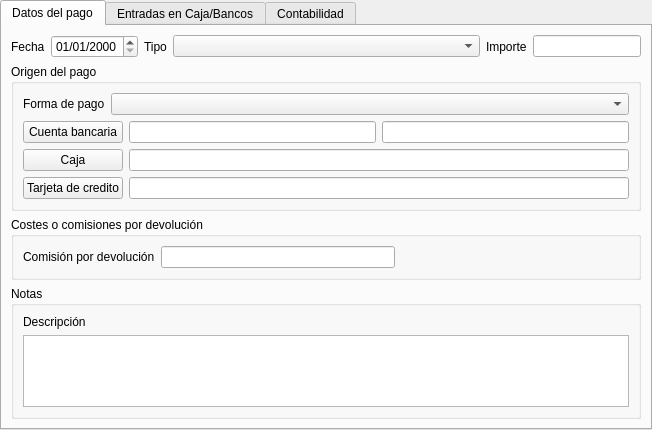
<?xml version="1.0" encoding="UTF-8"?>
<ui version="4.0">
 <class>Form</class>
 <widget class="QWidget" name="Form">
  <property name="geometry">
   <rect>
    <x>0</x>
    <y>0</y>
    <width>652</width>
    <height>422</height>
   </rect>
  </property>
  <property name="windowTitle">
   <string>Pagos y devoluciones</string>
  </property>
  <layout class="QVBoxLayout" name="verticalLayout_2">
   <property name="leftMargin">
    <number>0</number>
   </property>
   <property name="topMargin">
    <number>0</number>
   </property>
   <property name="rightMargin">
    <number>0</number>
   </property>
   <property name="bottomMargin">
    <number>0</number>
   </property>
   <item>
    <widget class="QTabWidget" name="tabWidget">
     <property name="enabled">
      <bool>true</bool>
     </property>
     <property name="currentIndex">
      <number>0</number>
     </property>
     <widget class="QWidget" name="tab">
      <attribute name="title">
       <string>Datos del pago</string>
      </attribute>
      <layout class="QGridLayout" name="gridLayout">
       <item row="0" column="0">
        <widget class="QLabel" name="label">
         <property name="sizePolicy">
          <sizepolicy hsizetype="Maximum" vsizetype="Preferred">
           <horstretch>0</horstretch>
           <verstretch>0</verstretch>
          </sizepolicy>
         </property>
         <property name="text">
          <string>Fecha</string>
         </property>
         <property name="buddy">
          <cstring>db_fecha</cstring>
         </property>
        </widget>
       </item>
       <item row="0" column="1">
        <widget class="DBDateTimeEdit" name="db_fecha">
         <property name="sizePolicy">
          <sizepolicy hsizetype="Maximum" vsizetype="Fixed">
           <horstretch>0</horstretch>
           <verstretch>0</verstretch>
          </sizepolicy>
         </property>
         <property name="displayFormat">
          <string>dd/MM/yyyy</string>
         </property>
         <property name="fieldName">
          <string>fecha</string>
         </property>
         <property name="dataEditable">
          <bool>true</bool>
         </property>
        </widget>
       </item>
       <item row="0" column="2">
        <widget class="QLabel" name="label_5">
         <property name="sizePolicy">
          <sizepolicy hsizetype="Maximum" vsizetype="Preferred">
           <horstretch>0</horstretch>
           <verstretch>0</verstretch>
          </sizepolicy>
         </property>
         <property name="text">
          <string>Tipo</string>
         </property>
         <property name="buddy">
          <cstring>db_tipo</cstring>
         </property>
        </widget>
       </item>
       <item row="0" column="3">
        <widget class="DBComboBox" name="db_tipo">
         <property name="fieldName">
          <string>tipo</string>
         </property>
         <property name="dataEditable">
          <bool>true</bool>
         </property>
        </widget>
       </item>
       <item row="0" column="4">
        <widget class="QLabel" name="label_2">
         <property name="sizePolicy">
          <sizepolicy hsizetype="Maximum" vsizetype="Preferred">
           <horstretch>0</horstretch>
           <verstretch>0</verstretch>
          </sizepolicy>
         </property>
         <property name="text">
          <string>Importe</string>
         </property>
         <property name="buddy">
          <cstring>db_importe</cstring>
         </property>
        </widget>
       </item>
       <item row="0" column="5">
        <widget class="DBNumberEdit" name="db_importe">
         <property name="sizePolicy">
          <sizepolicy hsizetype="Maximum" vsizetype="Fixed">
           <horstretch>0</horstretch>
           <verstretch>0</verstretch>
          </sizepolicy>
         </property>
         <property name="fieldName">
          <string>importe</string>
         </property>
         <property name="dataEditable">
          <bool>true</bool>
         </property>
        </widget>
       </item>
       <item row="1" column="0" colspan="6">
        <widget class="QGroupBox" name="groupBox">
         <property name="title">
          <string>Origen del pago</string>
         </property>
         <layout class="QGridLayout" name="gridLayout_2">
          <item row="0" column="0">
           <widget class="QLabel" name="label_7">
            <property name="sizePolicy">
             <sizepolicy hsizetype="Maximum" vsizetype="Preferred">
              <horstretch>0</horstretch>
              <verstretch>0</verstretch>
             </sizepolicy>
            </property>
            <property name="text">
             <string>Forma de pago</string>
            </property>
            <property name="buddy">
             <cstring>db_idformapago</cstring>
            </property>
           </widget>
          </item>
          <item row="0" column="1" colspan="3">
           <widget class="DBComboBox" name="db_idformapago">
            <property name="fieldName">
             <string>idformapago</string>
            </property>
            <property name="listTableModel">
             <string>formaspago</string>
            </property>
            <property name="listColumnName">
             <string>descripcion</string>
            </property>
            <property name="listColumnToSave">
             <string>id</string>
            </property>
            <property name="dataEditable">
             <bool>true</bool>
            </property>
           </widget>
          </item>
          <item row="1" column="2">
           <widget class="DBLineEdit" name="db_cuentasbanco_descripcion">
            <property name="fieldName">
             <string>cuentasbanco.descripcion</string>
            </property>
           </widget>
          </item>
          <item row="1" column="3">
           <widget class="DBLineEdit" name="db_cuentasbanco_ccc">
            <property name="fieldName">
             <string>cuentasbanco.ccc</string>
            </property>
           </widget>
          </item>
          <item row="2" column="0" colspan="2">
           <widget class="DBChooseRecordButton" name="db_idcaja">
            <property name="text">
             <string>Caja</string>
            </property>
            <property name="fieldName">
             <string>idcaja</string>
            </property>
            <property name="dataEditable">
             <bool>true</bool>
            </property>
           </widget>
          </item>
          <item row="2" column="2" colspan="2">
           <widget class="DBLineEdit" name="db_tarjetascredito">
            <property name="fieldName">
             <string>cajas.nombre</string>
            </property>
           </widget>
          </item>
          <item row="3" column="0" colspan="2">
           <widget class="DBChooseRecordButton" name="db_idtarjeta">
            <property name="text">
             <string>Tarjeta de credito</string>
            </property>
            <property name="fieldName">
             <string>idtarjeta</string>
            </property>
            <property name="dataEditable">
             <bool>true</bool>
            </property>
           </widget>
          </item>
          <item row="3" column="2" colspan="2">
           <widget class="DBLineEdit" name="db_tarjetascredito_2">
            <property name="fieldName">
             <string>tarjetascredito.descripcion</string>
            </property>
           </widget>
          </item>
          <item row="1" column="0" colspan="2">
           <widget class="DBChooseRecordButton" name="db_idcuenta">
            <property name="text">
             <string>Cuenta bancaria</string>
            </property>
            <property name="fieldName">
             <string>idcuenta</string>
            </property>
            <property name="dataEditable">
             <bool>true</bool>
            </property>
           </widget>
          </item>
         </layout>
        </widget>
       </item>
       <item row="2" column="0" colspan="6">
        <widget class="QGroupBox" name="gbComisiones">
         <property name="title">
          <string>Costes o comisiones por devolución</string>
         </property>
         <layout class="QHBoxLayout" name="horizontalLayout_3">
          <item>
           <widget class="QLabel" name="label_6">
            <property name="text">
             <string>Comisión por devolución</string>
            </property>
            <property name="buddy">
             <cstring>db_costedevolucion</cstring>
            </property>
           </widget>
          </item>
          <item>
           <widget class="DBNumberEdit" name="db_costedevolucion">
            <property name="fieldName">
             <string>costedevolucion</string>
            </property>
            <property name="dataEditable">
             <bool>true</bool>
            </property>
           </widget>
          </item>
          <item>
           <spacer name="horizontalSpacer">
            <property name="orientation">
             <enum>Qt::Horizontal</enum>
            </property>
            <property name="sizeHint" stdset="0">
             <size>
              <width>0</width>
              <height>0</height>
             </size>
            </property>
           </spacer>
          </item>
         </layout>
        </widget>
       </item>
       <item row="3" column="0" colspan="6">
        <widget class="QGroupBox" name="groupBox_2">
         <property name="title">
          <string>Notas</string>
         </property>
         <layout class="QGridLayout" name="gridLayout_3">
          <item row="0" column="0">
           <widget class="QLabel" name="label_9">
            <property name="text">
             <string>Descripción</string>
            </property>
           </widget>
          </item>
          <item row="1" column="0">
           <widget class="DBRichTextEdit" name="db_descripcion">
            <property name="fieldName">
             <string>descripcion</string>
            </property>
            <property name="dataEditable">
             <bool>true</bool>
            </property>
           </widget>
          </item>
         </layout>
        </widget>
       </item>
      </layout>
     </widget>
     <widget class="QWidget" name="tab_3">
      <attribute name="title">
       <string>Entradas en Caja/Bancos</string>
      </attribute>
      <layout class="QVBoxLayout" name="verticalLayout">
       <item>
        <widget class="DBRelatedElementsView" name="dbRelatedElementsView">
         <property name="allowedMetadatas">
          <string>entradascaja;entradasbanco</string>
         </property>
         <property name="visibleButtons">
          <set>DBRelatedElementsView::Delete|DBRelatedElementsView::Insert|DBRelatedElementsView::InsertExisting|DBRelatedElementsView::RemoveExisting|DBRelatedElementsView::Update|DBRelatedElementsView::View</set>
         </property>
        </widget>
       </item>
      </layout>
     </widget>
     <widget class="QWidget" name="tab_2">
      <attribute name="title">
       <string>Contabilidad</string>
      </attribute>
      <layout class="QGridLayout" name="gridLayout_4">
       <item row="0" column="0" colspan="2">
        <widget class="DBCheckBox" name="db_nogenerarasiento">
         <property name="text">
          <string>No generar asiento contable</string>
         </property>
         <property name="fieldName">
          <string>nogenerarasiento</string>
         </property>
         <property name="dataEditable">
          <bool>true</bool>
         </property>
        </widget>
       </item>
       <item row="1" column="0">
        <widget class="QLabel" name="label_20">
         <property name="sizePolicy">
          <sizepolicy hsizetype="Maximum" vsizetype="Preferred">
           <horstretch>0</horstretch>
           <verstretch>0</verstretch>
          </sizepolicy>
         </property>
         <property name="text">
          <string>Nº Asiento</string>
         </property>
        </widget>
       </item>
       <item row="1" column="1">
        <widget class="DBNumberEdit" name="db_co_asientos_numero">
         <property name="maximumSize">
          <size>
           <width>100</width>
           <height>16777215</height>
          </size>
         </property>
         <property name="fieldName">
          <string>co_asientos.brother.numero</string>
         </property>
        </widget>
       </item>
       <item row="1" column="2">
        <widget class="QLabel" name="label_19">
         <property name="sizePolicy">
          <sizepolicy hsizetype="Maximum" vsizetype="Preferred">
           <horstretch>0</horstretch>
           <verstretch>0</verstretch>
          </sizepolicy>
         </property>
         <property name="text">
          <string>Fecha</string>
         </property>
        </widget>
       </item>
       <item row="1" column="3">
        <widget class="DBDateTimeEdit" name="db_co_asientos_fecha">
         <property name="sizePolicy">
          <sizepolicy hsizetype="Preferred" vsizetype="Fixed">
           <horstretch>0</horstretch>
           <verstretch>0</verstretch>
          </sizepolicy>
         </property>
         <property name="minimumSize">
          <size>
           <width>150</width>
           <height>23</height>
          </size>
         </property>
         <property name="displayFormat">
          <string>dd/MM/yyyy</string>
         </property>
         <property name="fieldName">
          <string>co_asientos.brother.fecha</string>
         </property>
        </widget>
       </item>
       <item row="1" column="4">
        <spacer name="horizontalSpacer_2">
         <property name="orientation">
          <enum>Qt::Horizontal</enum>
         </property>
         <property name="sizeHint" stdset="0">
          <size>
           <width>44</width>
           <height>20</height>
          </size>
         </property>
        </spacer>
       </item>
       <item row="1" column="5">
        <widget class="QPushButton" name="pbGenerarAsiento">
         <property name="text">
          <string>Volver a generar asiento contable</string>
         </property>
         <property name="icon">
          <iconset>
           <normaloff>:/generales/images/recalculatecounter.png</normaloff>:/generales/images/recalculatecounter.png</iconset>
         </property>
        </widget>
       </item>
       <item row="2" column="0">
        <widget class="QLabel" name="label_21">
         <property name="font">
          <font>
           <weight>75</weight>
           <bold>true</bold>
          </font>
         </property>
         <property name="text">
          <string>Partidas</string>
         </property>
        </widget>
       </item>
       <item row="3" column="0" colspan="6">
        <widget class="DBTableView" name="co_asientos.co_partidas">
         <property name="internalData">
          <bool>true</bool>
         </property>
         <property name="relationName">
          <string>co_asientos.co_partidas</string>
         </property>
         <property name="allowedEdit">
          <bool>false</bool>
         </property>
         <property name="visibleColumns">
          <string>codsubcuenta;concepto;debe;haber</string>
         </property>
        </widget>
       </item>
      </layout>
     </widget>
    </widget>
   </item>
  </layout>
 </widget>
 <customwidgets>
  <customwidget>
   <class>DBCheckBox</class>
   <extends>QCheckBox</extends>
   <header>widgets/dbcheckbox.h</header>
  </customwidget>
  <customwidget>
   <class>DBChooseRecordButton</class>
   <extends>QPushButton</extends>
   <header>widgets/dbchooserecordbutton.h</header>
  </customwidget>
  <customwidget>
   <class>DBComboBox</class>
   <extends>QComboBox</extends>
   <header>widgets/dbcombobox.h</header>
  </customwidget>
  <customwidget>
   <class>DBDateTimeEdit</class>
   <extends>QDateTimeEdit</extends>
   <header>widgets/dbdatetimeedit.h</header>
  </customwidget>
  <customwidget>
   <class>DBLineEdit</class>
   <extends>QLineEdit</extends>
   <header>widgets/dblineedit.h</header>
  </customwidget>
  <customwidget>
   <class>DBNumberEdit</class>
   <extends>QLineEdit</extends>
   <header>widgets/dbnumberedit.h</header>
  </customwidget>
  <customwidget>
   <class>DBRelatedElementsView</class>
   <extends>QWidget</extends>
   <header>widgets/dbrelatedelementsview.h</header>
  </customwidget>
  <customwidget>
   <class>DBTableView</class>
   <extends>QTableView</extends>
   <header>widgets/dbtableview.h</header>
  </customwidget>
  <customwidget>
   <class>DBRichTextEdit</class>
   <extends>QTextEdit</extends>
   <header>widgets/dbrichtextedit.h</header>
  </customwidget>
 </customwidgets>
 <tabstops>
  <tabstop>tabWidget</tabstop>
  <tabstop>db_fecha</tabstop>
  <tabstop>db_tipo</tabstop>
  <tabstop>db_importe</tabstop>
  <tabstop>db_idformapago</tabstop>
  <tabstop>db_idcuenta</tabstop>
  <tabstop>db_cuentasbanco_descripcion</tabstop>
  <tabstop>db_cuentasbanco_ccc</tabstop>
  <tabstop>db_idcaja</tabstop>
  <tabstop>db_tarjetascredito</tabstop>
  <tabstop>db_idtarjeta</tabstop>
  <tabstop>db_tarjetascredito_2</tabstop>
  <tabstop>db_costedevolucion</tabstop>
  <tabstop>db_descripcion</tabstop>
  <tabstop>db_nogenerarasiento</tabstop>
  <tabstop>db_co_asientos_numero</tabstop>
  <tabstop>db_co_asientos_fecha</tabstop>
  <tabstop>pbGenerarAsiento</tabstop>
  <tabstop>co_asientos.co_partidas</tabstop>
 </tabstops>
 <resources/>
 <connections/>
</ui>
